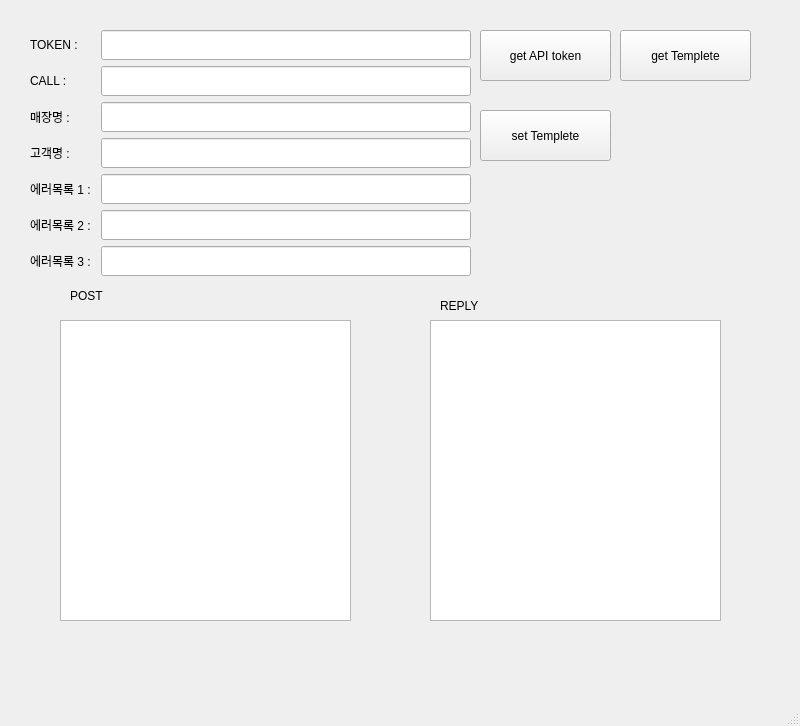
<?xml version="1.0" encoding="UTF-8"?>
<ui version="4.0">
 <class>MainWindow</class>
 <widget class="QMainWindow" name="MainWindow">
  <property name="geometry">
   <rect>
    <x>0</x>
    <y>0</y>
    <width>800</width>
    <height>726</height>
   </rect>
  </property>
  <property name="windowTitle">
   <string>MainWindow</string>
  </property>
  <widget class="QWidget" name="centralwidget">
   <widget class="QPushButton" name="BTN_GET_TOKEN">
    <property name="geometry">
     <rect>
      <x>480</x>
      <y>30</y>
      <width>131</width>
      <height>51</height>
     </rect>
    </property>
    <property name="text">
     <string>get API token</string>
    </property>
   </widget>
   <widget class="QTextEdit" name="TE_POST">
    <property name="geometry">
     <rect>
      <x>60</x>
      <y>320</y>
      <width>291</width>
      <height>301</height>
     </rect>
    </property>
   </widget>
   <widget class="QTextEdit" name="TE_REPLY">
    <property name="geometry">
     <rect>
      <x>430</x>
      <y>320</y>
      <width>291</width>
      <height>301</height>
     </rect>
    </property>
   </widget>
   <widget class="QLabel" name="label_3">
    <property name="geometry">
     <rect>
      <x>70</x>
      <y>290</y>
      <width>56</width>
      <height>12</height>
     </rect>
    </property>
    <property name="text">
     <string>POST</string>
    </property>
   </widget>
   <widget class="QLabel" name="label_4">
    <property name="geometry">
     <rect>
      <x>440</x>
      <y>300</y>
      <width>56</width>
      <height>12</height>
     </rect>
    </property>
    <property name="text">
     <string>REPLY</string>
    </property>
   </widget>
   <widget class="QWidget" name="layoutWidget">
    <property name="geometry">
     <rect>
      <x>30</x>
      <y>30</y>
      <width>441</width>
      <height>248</height>
     </rect>
    </property>
    <layout class="QGridLayout" name="gridLayout">
     <item row="2" column="0">
      <widget class="QLabel" name="label">
       <property name="text">
        <string>매장명 :</string>
       </property>
      </widget>
     </item>
     <item row="5" column="1">
      <widget class="QLineEdit" name="LE_ERROR_2">
       <property name="minimumSize">
        <size>
         <width>300</width>
         <height>30</height>
        </size>
       </property>
       <property name="text">
        <string/>
       </property>
      </widget>
     </item>
     <item row="5" column="0">
      <widget class="QLabel" name="label_7">
       <property name="text">
        <string>에러목록 2 : </string>
       </property>
      </widget>
     </item>
     <item row="6" column="0">
      <widget class="QLabel" name="label_8">
       <property name="text">
        <string>에러목록 3 : </string>
       </property>
      </widget>
     </item>
     <item row="0" column="0">
      <widget class="QLabel" name="label_5">
       <property name="text">
        <string>TOKEN :</string>
       </property>
      </widget>
     </item>
     <item row="6" column="1">
      <widget class="QLineEdit" name="LE_ERROR_3">
       <property name="minimumSize">
        <size>
         <width>300</width>
         <height>30</height>
        </size>
       </property>
       <property name="text">
        <string/>
       </property>
      </widget>
     </item>
     <item row="4" column="1">
      <widget class="QLineEdit" name="LE_ERROR_1">
       <property name="minimumSize">
        <size>
         <width>300</width>
         <height>30</height>
        </size>
       </property>
       <property name="text">
        <string/>
       </property>
      </widget>
     </item>
     <item row="0" column="1">
      <widget class="QLineEdit" name="LE_TOKEN">
       <property name="minimumSize">
        <size>
         <width>300</width>
         <height>30</height>
        </size>
       </property>
       <property name="text">
        <string/>
       </property>
      </widget>
     </item>
     <item row="3" column="1">
      <widget class="QLineEdit" name="LE_MANAGER">
       <property name="minimumSize">
        <size>
         <width>300</width>
         <height>30</height>
        </size>
       </property>
       <property name="text">
        <string/>
       </property>
      </widget>
     </item>
     <item row="3" column="0">
      <widget class="QLabel" name="label_2">
       <property name="text">
        <string>고객명 : </string>
       </property>
      </widget>
     </item>
     <item row="4" column="0">
      <widget class="QLabel" name="label_6">
       <property name="text">
        <string>에러목록 1 : </string>
       </property>
      </widget>
     </item>
     <item row="1" column="0">
      <widget class="QLabel" name="label_9">
       <property name="text">
        <string>CALL : </string>
       </property>
      </widget>
     </item>
     <item row="2" column="1">
      <widget class="QLineEdit" name="LE_PLATFORM">
       <property name="minimumSize">
        <size>
         <width>300</width>
         <height>30</height>
        </size>
       </property>
       <property name="text">
        <string/>
       </property>
      </widget>
     </item>
     <item row="1" column="1">
      <widget class="QLineEdit" name="LE_RECEIVER">
       <property name="minimumSize">
        <size>
         <width>300</width>
         <height>30</height>
        </size>
       </property>
       <property name="text">
        <string/>
       </property>
      </widget>
     </item>
    </layout>
   </widget>
   <widget class="QPushButton" name="BTN_GET_TEMPLETE">
    <property name="geometry">
     <rect>
      <x>620</x>
      <y>30</y>
      <width>131</width>
      <height>51</height>
     </rect>
    </property>
    <property name="text">
     <string>get Templete</string>
    </property>
   </widget>
   <widget class="QPushButton" name="BTN_SET_TEMPLETE">
    <property name="geometry">
     <rect>
      <x>480</x>
      <y>110</y>
      <width>131</width>
      <height>51</height>
     </rect>
    </property>
    <property name="text">
     <string>set Templete</string>
    </property>
   </widget>
  </widget>
  <widget class="QMenuBar" name="menubar">
   <property name="geometry">
    <rect>
     <x>0</x>
     <y>0</y>
     <width>800</width>
     <height>22</height>
    </rect>
   </property>
  </widget>
  <widget class="QStatusBar" name="statusbar"/>
 </widget>
 <resources/>
 <connections/>
</ui>
